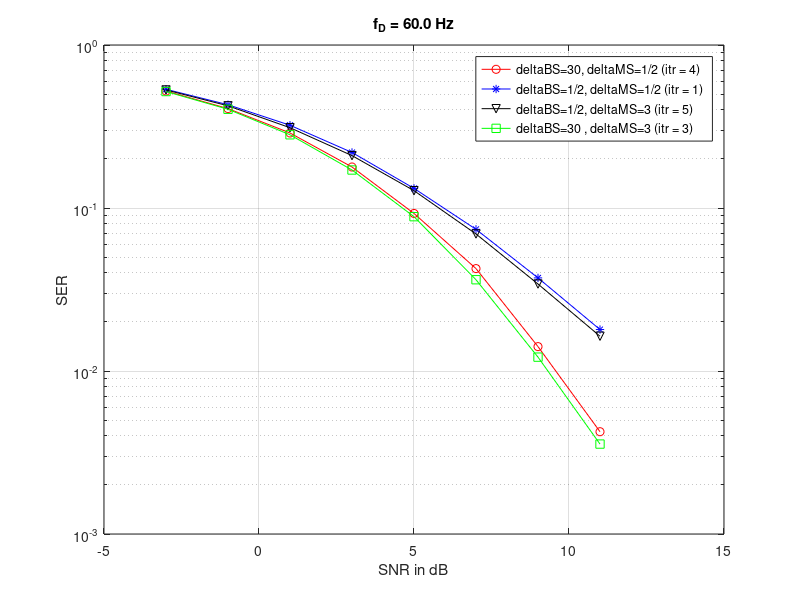

Write the MATLAB code that produced this figure.
clear all;



load ser_vd_NoOFDMSymbol20_NT_100_itr_4_firsttest.mat;
semilogy(psnr, SER,'ro-');
hold on;


load ser_vd_NoOFDMSymbol20_NT_100_itr_1_firsttest.mat;
semilogy(psnr, SER,'b*-');
%load ser_vd_NoOFDMSymbol20_NT_100_itr_1_secondtest.mat;
%semilogy(psnr, SER,'bs:');


load ser_vd_NoOFDMSymbol20_NT_100_itr_5_firsttest.mat;
semilogy(psnr, SER,'kv-');
load ser_vd_NoOFDMSymbol20_NT_100_itr_3_firsttest.mat;
semilogy(psnr, SER,'gs-');

xlabel('SNR in dB');

ylabel('SER');

legend('deltaBS=30, deltaMS=1/2 (itr = 4)','deltaBS=1/2, deltaMS=1/2 (itr = 1)',...
     'deltaBS=1/2, deltaMS=3 (itr = 5)','deltaBS=30 , deltaMS=3 (itr = 3)');
title('f_D = 60.0 Hz');
hold off;
grid on;

